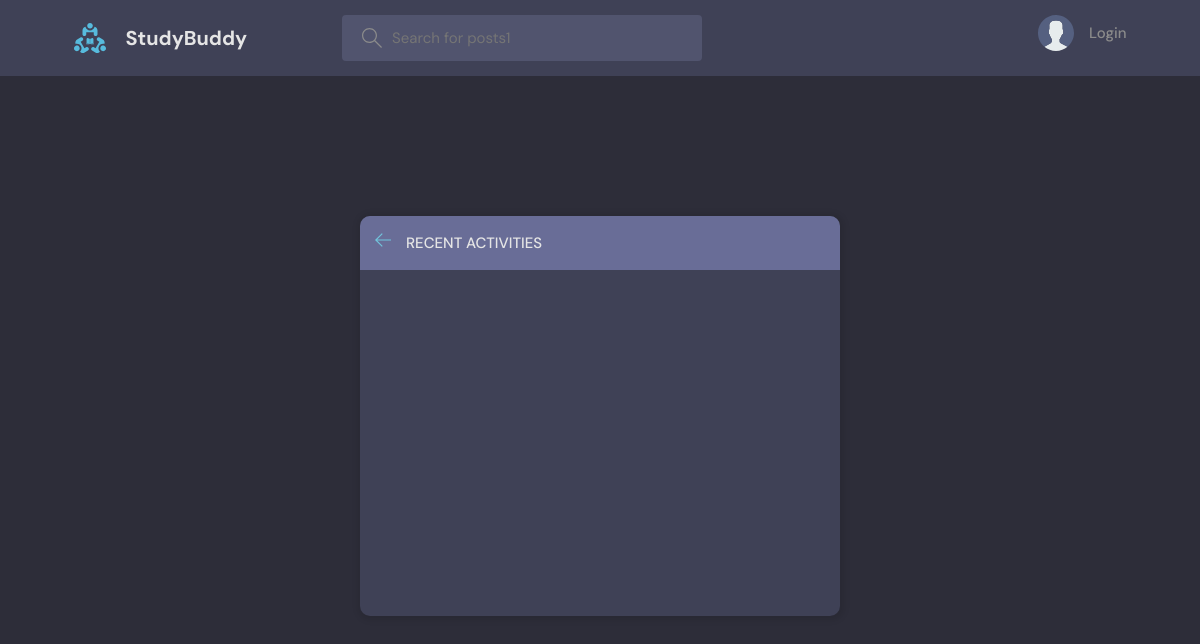
The page /activity/ on the database as committed earlier.
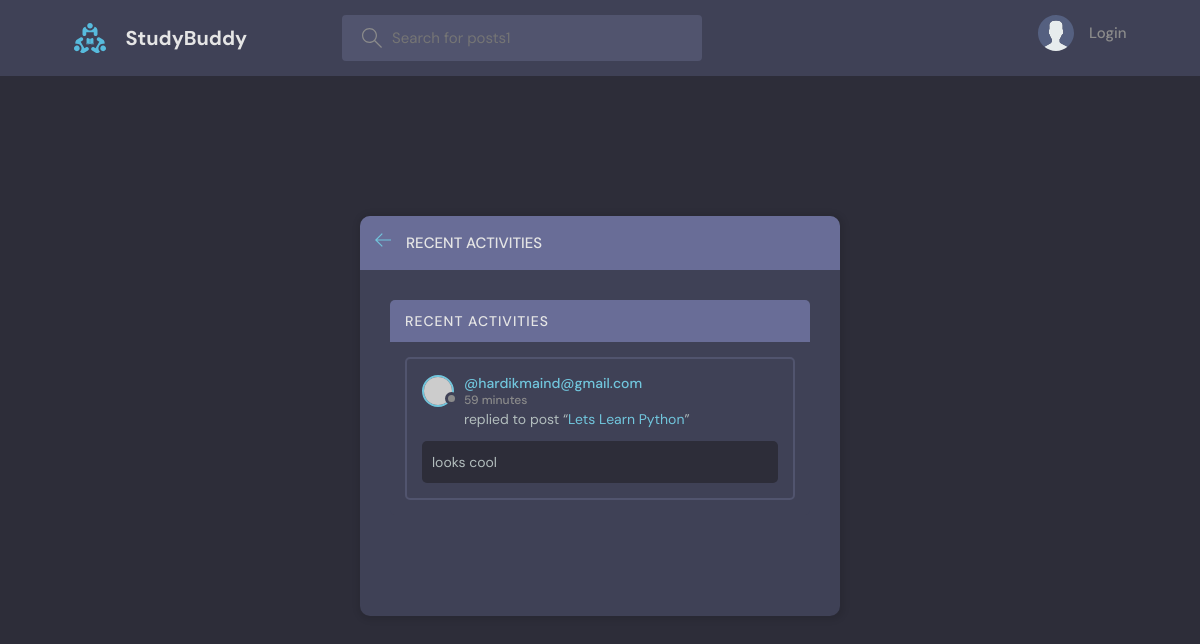
The same page on the database as committed later.
### base/models.py (models this page shows, shortened)
class Message(models.Model):
    user = models.ForeignKey(User, on_delete=models.CASCADE)
    room = models.ForeignKey(Room, on_delete=models.CASCADE)
    body = models.TextField()
    updated = models.DateTimeField(auto_now=True)
    created = models.DateTimeField(auto_now_add=True)
    class Meta:
        ordering = ['-updated', '-created']

class User(AbstractUser):
    name=models.CharField(max_length=200,null=True)
    email=models.EmailField(unique=True,null=True)
    bio=models.TextField(null=True)
    avatar=models.ImageField(null=True,default="avatar.svg")
    USERNAME_FIELD='email'
    REQUIRED_FIELDS=[]

class Room(models.Model):
    host = models.ForeignKey(User, null=True, on_delete=models.SET_NULL)
    name = models.CharField(max_length=200)
    description = models.TextField(null=True, blank=True)
    participants = models.ManyToManyField(User,related_name='participants', blank=True)
    updated = models.DateTimeField(auto_now=True)
    created = models.DateTimeField(auto_now_add=True)
    topic = models.ForeignKey(Topic, null=True, on_delete=models.SET_NULL)
    class Meta:
        ordering = ['-updated', '-created']
    def __str__(self):
        return self.name

### base/views.py (the view)
# urls.py: path('activity/', views.activityPage,name="activity"),
def activityPage(request):
    room_messages=Message.objects.all()
    return render(request,'base/activity.html',{'room_messages' : room_messages})

### base/templates/base/activity.html (shortened to what this page needs)
{% extends 'main.html' %} {% block content %}
<main class="layout">
  <div class="container">
    <div class="layout__box">
      <div class="layout__boxHeader">
        <div class="layout__boxTitle">
          <a href="{% url 'home' %}">
            <svg
              version="1.1"
              xmlns="http://www.w3.org/2000/svg"
              width="32"
              height="32"
              viewBox="0 0 32 32"
            >
              <title>arrow-left</title>
              <path
                d="M13.723 2.286l-13.723 13.714 13.719 13.714 1.616-1.611-10.96-10.96h27.625v-2.286h-27.625l10.965-10.965-1.616-1.607z"
              ></path>
            </svg>
          </a>
          <h3>Recent Activities</h3>
        </div>
      </div>
      <div class="activities-page layout__body">
        {% for x in room_messages %}
<div class="activities">
  <div class="activities__header">
    <h2>Recent Activities</h2>
  </div>
  <div class="activities__box">
    <div class="activities__boxHeader roomListRoom__header">
      <a href="{% url 'user-profile' x.user.id %}" class="roomListRoom__author">
        <div class="avatar avatar--small">
          <img src="https://randomuser.me/api/portraits/women/11.jpg" />
        </div>
        <p>
          @{{x.user}}
          <span>{{x.created|timesince}}</span>
        </p>
      </a>
    </div>
    <div class="activities__boxContent">
      <p>
        replied to post “<a href="{%url 'room' x.room.id %}">{{x.room}}</a>”
      </p>
      <div class="activities__boxRoomContent">
        {{x.body}}
      </div>
    </div>
  </div>
</div>
{% endfor %}
      </div>
    </div>
  </div>
</main>
{% endblock %}

Rows that differ between the two databases and show on the page:
added Message: user "hardikmaind@gmail.com", created "59 minutes", room "Lets Learn Python", body "looks cool"
